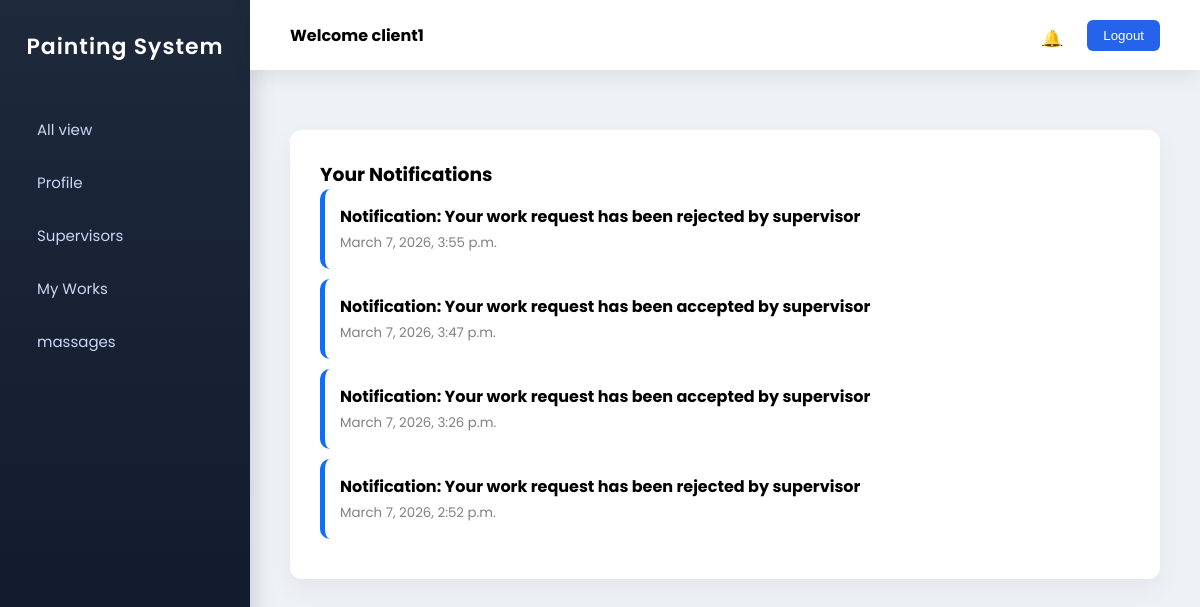
/client_notifications/ (signed in), run on an earlier commit of the app's database.
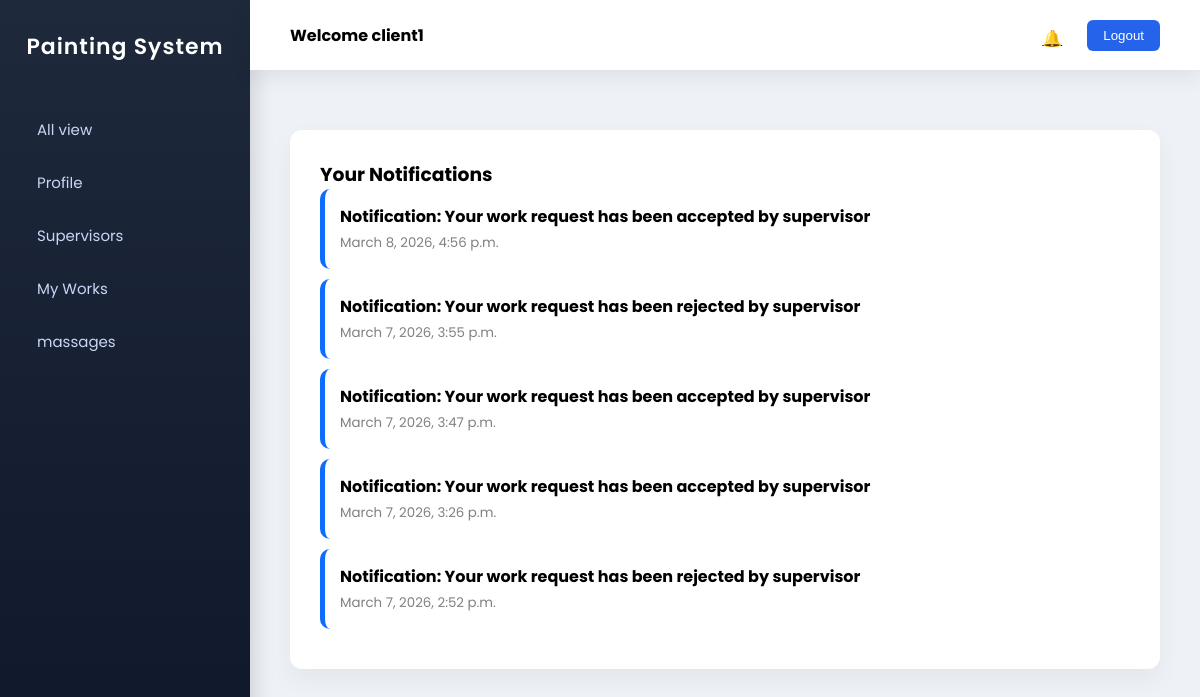
And on a later commit of the database.
### brush_track_app/models.py (models this page shows)
class Notification(models.Model):
    client = models.ForeignKey("Client", on_delete=models.CASCADE)
    supervisor = models.ForeignKey("Supervisor", on_delete=models.CASCADE)
    message= models.TextField()
    date_time = models.DateTimeField(auto_now_add=True)

### brush_track_app/clientview.py (the view)
# urls.py: path('client_notifications/',clientview.client_notifications,name="client_notifications"),
def client_notifications(request):
    client = Client.objects.get(client_details=request.user)
    notifications = Notification.objects.filter(client=client).order_by('-date_time')
    return render(request,'client/notifications.html',{'notifications':notifications})

### templates/client/notifications.html (shortened to what this page needs)
{% extends "client/client.html" %}
{% block content %}
<h3>Your Notifications</h3>
{% for n in notifications %}
<div style="background:#ffffff;padding:15px;margin-bottom:10px;border-radius:10px;border-left:5px solid {% if n.is_complaint %}#ef4444{% else %}#0d6efd{% endif %}">
<b>{% if n.is_complaint %}Complaint:{% else %}Notification:{% endif %} {{ n.message }}</b>
<br>
<small style="color:gray">{{ n.date_time }}</small>
</div>
{% empty %}
<p>No Notifications</p>
{% endfor %}
{% endblock %}

What changed in the data, as far as the page shows it:
added Notification: message "Your work request has been accepted by supervisor", date_time "March 8, 2026, 4:56 p.m."
